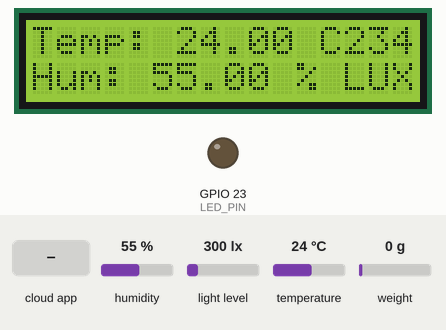
This program was run on a simulated ESP32. Parts: 16×2 character LCD, output pins drawn as LEDs (lit = HIGH). The inputs (shaded band) are chosen by the test bench; at power-on: humidity 55 %, temperature 24 °C, light level 300 lx, weight on the scale 0 g. WiFi joins after 1.5 s; servers stay silent unless stated; the Firebase database answers and starts empty; pins used as bus, display or sensor lines are not drawn; what the program prints to the serial monitor is not drawn.

Above: at 5.0 s.
5.1 s: the phone or cloud app sets brightness to 1
At 6.3 s:
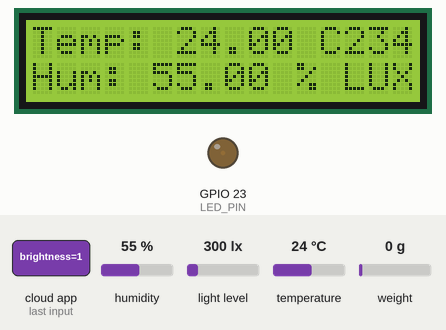
7.1 s: humidity set to 22 %
At 9.8 s:
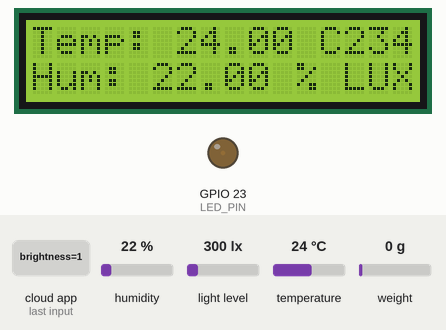
10.1 s: temperature set to 12 °C
At 11.4 s:
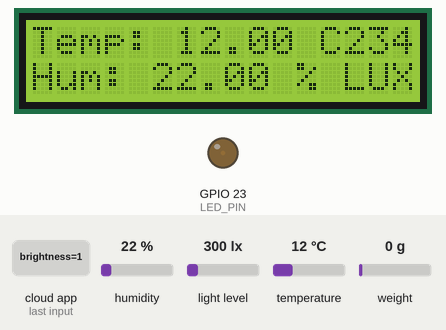
12.2 s: humidity set to 40 %
At 14.0 s:
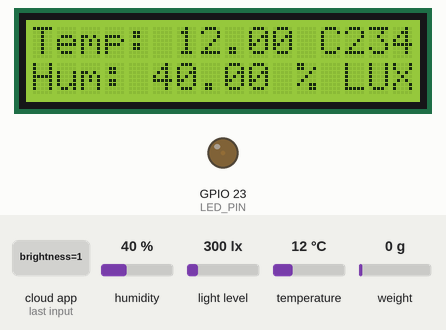
14.3 s: temperature set to 19 °C
At 15.4 s:
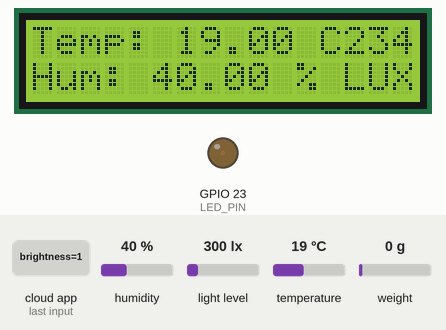
16.4 s: the phone or cloud app sets brightness to 0
At 19.5 s:
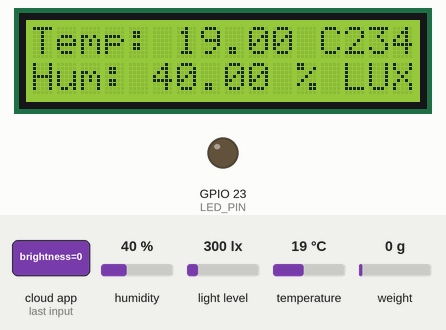
Timing chart, 0 to 20.7 s (numbered marks = the images above; inputs shaded):
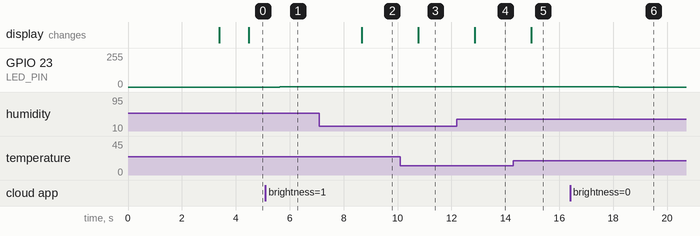

Measured:
- after the input at 5.1 s, GPIO 23 (LED_PIN): 0/255 → 1/255 after 0.54 s
- after the input at 7.1 s, the display: changes after 1.6 s (image 2)
- after the input at 10.1 s, the display: changes after 0.67 s (image 3)
- after the input at 12.2 s, the display: changes after 0.67 s (image 4)
- after the input at 14.3 s, the display: changes after 0.66 s (image 5)
- after the input at 16.4 s, GPIO 23 (LED_PIN): 1/255 → 0/255 after 1.8 s

The program:

main.cpp
```cpp
#include <Arduino.h>
#include "connectWiFi.h"
#include "firebaseHandler.h"
#include "ledControl.h"
#include "moistDevice.h"
#include "dhtsensor.h"
#include "sendData.h"
#include "lightsensor.h"
#include "loadCell.h"
#include "deviceConfig.h"
#include "deviceRegistration.h"
#include <LiquidCrystal_I2C.h>

LiquidCrystal_I2C lcd(0x27, 16, 2);
float temperature, humidity, light, compostLevel;
void setup() {
    Serial.begin(115200);
    connectToWiFi();  // Connect to Wi-Fi
    initializeFirebase();  // Initialize Firebase

    // Register device in Firebase
    registerDevice();

    // Setup devices
    setupLED();  // Setup LED control
    setupMoistDevice();
    setupLightSensor();  // Setup light sensor
    setupSensor();  // Setup temperature and humidity sensor
    setupLoadCell();  // Setup load cell sensor

    // Initialize LCD
    lcd.init();
    lcd.backlight();
    lcd.setCursor(0, 0);
    lcd.print("Device: ");
    lcd.print(DEVICE_ID);
    lcd.setCursor(0, 1);
    lcd.print("Initialized");

    Serial.print("Device ");
    Serial.print(DEVICE_ID);
    Serial.println(" initialized");
}

void loop() {
    // Stream data from Firebase using WebSocket

    // Generate random test data
    streamFirebaseData();
    temperature = readTemperature();
    humidity = readHumidity();
    light = readLightIntensity();

   // Read compost level from load cell
    // Print sensor data to Serial Monitor
    if (temperature != -1 && humidity != -1 && light != -1) {
        Serial.print("Temperature: ");
        Serial.print(temperature);
        Serial.print(" C, Humidity: ");
        Serial.print(humidity);
        Serial.print(" %, Light: ");
        Serial.print(light);
        Serial.println(" %");

        // Send sensor data to Firebase
        sendSensorData(temperature, humidity, light);
    } else {
        Serial.println("Error reading sensor data!");
    }

    // Send sensor data to Firebase


    // Display temperature and humidity on the first line of the LCD
    lcd.setCursor(0, 0);
    lcd.print("Temp: ");
    lcd.print(temperature);
    lcd.print(" C");

    // Display humidity and compost level on the second line of the LCD
    lcd.setCursor(0, 1);
    lcd.print("Hum: ");
    lcd.print(humidity);
    lcd.print(" %");
    lcd.print(" LUX:");
    lcd.print(light);
    lcd.print(" %");
    delay(1000);  // Wait for 5 seconds before sending new data

}
```

connectWiFi.h
```cpp
#ifndef CONNECTWIFI_H
#define CONNECTWIFI_H

#include <WiFi.h>

#define WIFI_SSID "ABC"
#define WIFI_PASSWORD "zzom5037"

void connectToWiFi() {
    WiFi.begin(WIFI_SSID, WIFI_PASSWORD);

    Serial.print("Connecting to WiFi...");
    while (WiFi.status() != WL_CONNECTED) {
        delay(1000);
        Serial.print(".");
    }
    Serial.println("Connected to WiFi!");
}

#endif
```

dhtsensor.h
```cpp
#ifndef DHTSENSOR_H
#define DHTSENSOR_H

#include <Arduino.h>
#include <DHT.h>

#define DHT_PIN  4       // GPIO connected to the DHT sensor
#define DHT_TYPE DHT22    // Change to DHT11 if using DHT11 sensor
 // Midpoint voltage for ACS712 (VCC/2)

DHT dht(DHT_PIN, DHT_TYPE);

void setupSensor() {
    dht.begin();
}

float readTemperature() {
  float temperature = dht.readTemperature();
  if (isnan(temperature)) {
      Serial.println("Failed to read humidity!");
      return -1;
  }
  return temperature;
}

float readHumidity() {
    float humidity = dht.readHumidity();
    if (isnan(humidity)) {
        Serial.println("Failed to read humidity!");
        return -1;
    }
    return humidity;
}

#endif
```

firebaseHandler.h
```cpp
#ifndef FIREBASEHANDLER_H
#define FIREBASEHANDLER_H

#include <FirebaseESP32.h>
#include "ledControl.h"
#include "moistDevice.h"
#include "deviceConfig.h"

#define FIREBASE_HOST "https://superbsf-default-rtdb.firebaseio.com"
#define FIREBASE_AUTH "vc351DndiRORfNozcY8vYfORz7IDO76AjD0cBrS0E"

FirebaseData fbData;
FirebaseAuth auth;
FirebaseConfig config;

void initializeFirebase() {
    config.host = FIREBASE_HOST;
    config.signer.tokens.legacy_token = FIREBASE_AUTH;
    Firebase.begin(&config, &auth);
    Firebase.reconnectWiFi(true);

    // Set the size of the HTTP response buffer
    fbData.setBSSLBufferSize(1024, 1024);

    // Set the size of the response buffer
    fbData.setResponseSize(2048);

    Serial.println("Firebase initialized");
}

// Function to stream data from Firebase using WebSocket
void streamFirebaseData() {
    String configPath = getConfigPath();

    // Get brightness
    String brightnessPath = configPath;
    brightnessPath += String("/brightness");
    if (Firebase.getInt(fbData, brightnessPath)) {
        if (fbData.dataType() == "int") {
            int brightness = fbData.intData();
            Serial.print("Brightness from Firebase: ");
            Serial.println(brightness);
            setLEDBrightness(brightness);
        }
    }

    // Get moist device state
    String moistPath = configPath;
    moistPath += String("/moist_device");
    if (Firebase.getInt(fbData, moistPath)) {
        if (fbData.dataType() == "int") {
            int moistState = fbData.intData();
            Serial.print("Moist Device State from Firebase: ");
            Serial.println(moistState);
            controlMoistDevice(moistState);
        }
    }

    // Get compost state
    String compostPath = configPath;
    compostPath += String("/compost_state");
    if (Firebase.getInt(fbData, compostPath)) {
        if (fbData.dataType() == "int") {
            int compostState = fbData.intData();
            Serial.print("Compost State from Firebase: ");
            Serial.println(compostState);
            // Assuming you have a function to control compost state
            // controlCompostState(compostState);
        }
    }
}

#endif
```

ledControl.h
```cpp
#ifndef LEDCONTROL_H
#define LEDCONTROL_H

#include <Arduino.h>  // Include Arduino core library for pinMode and analogWrite

#define LED_PIN 23  // GPIO pin for the LED

void setupLED() {
    pinMode(LED_PIN, OUTPUT);  // Set LED pin as an output
}

void setLEDBrightness(int brightness) {
    analogWrite(LED_PIN, brightness);  // Set the brightness using PWM
}


#endif
```

lightsensor.h
```cpp
#ifndef LIGHTSENSOR_H
#define LIGHTSENSOR_H

#include <Arduino.h>
#include <Wire.h>
#include <BH1750.h>    // Include BH1750 library


BH1750 lightMeter;

void setupLightSensor() {
    Wire.begin();
    lightMeter.begin();
}

float readLightIntensity() {
    float lux = lightMeter.readLightLevel(); // Read light level in lux
    Serial.print("Light: ");
    Serial.print(lux);
    Serial.println(" lx");
    return lux;
}

#endif
```

loadCell.h
```cpp
#ifndef LOADCELL_H
#define LOADCELL_H

#include <Arduino.h>
#include "HX711.h"

// HX711 circuit wiring
#define LOADCELL_DOUT_PIN 16
#define LOADCELL_SCK_PIN 17

HX711 scale;

void setupLoadCell() {
    Serial.println("Initializing load cell...");
    scale.begin(LOADCELL_DOUT_PIN, LOADCELL_SCK_PIN);
    scale.set_scale(2280.f);
    scale.tare();
    Serial.println("Load cell initialized");
}

float readCompostLevel() {
    // Read the raw value from the load cell
    float rawReading = scale.get_units(10);  // Average of 10 readings

    // Convert the raw reading to a percentage
    float maxWeight = 1000.0;  // Adjust this value based on your setup
    float compostLevel = (rawReading / maxWeight) * 100.0;

    // Ensure the value is between 0 and 100
    compostLevel = constrain(compostLevel, 0.0, 100.0);

    Serial.print("Raw reading: ");
    Serial.print(rawReading);
    Serial.print(" g, Compost level: ");
    Serial.print(compostLevel);
    Serial.println(" %");

    return compostLevel;
}

#endif 
```

moistDevice.h
```cpp
#ifndef MOISTDEVICE_H
#define MOISTDEVICE_H

#include <Arduino.h>  // Include Arduino library for pinMode and digitalWrite
#define MIST_PIN 19  // GPIO pin for the mist-making device

void setupMoistDevice() {
    pinMode(MIST_PIN, OUTPUT);
    //digitalWrite(MIST_PIN, LOW);  // Set mist device pin as an output
}

void controlMoistDevice(int moistState) {
    if (moistState == 1) {
        digitalWrite(MIST_PIN, LOW);
        digitalWrite(MIST_PIN, HIGH);
           // Turn on the mist device
    } else {
        digitalWrite(MIST_PIN, HIGH);
        digitalWrite(MIST_PIN, LOW);
          // Turn off the mist device
    }
}

#endif
```

sendData.h
```cpp
#ifndef SENDDATA_H
#define SENDDATA_H

#include <FirebaseESP32.h>
#include "deviceConfig.h"

extern FirebaseData fbData;

// Function to send Temperature & Humidity data to Firebase
void sendSensorData(float temperature, float humidity, float light) {
    String sensorDataPath = getSensorDataPath();

    // Send temperature data
    if (temperature != -1) {
        String tempPath = sensorDataPath;
        tempPath += String("/temperature");
        if (Firebase.setFloat(fbData, tempPath, temperature)) {
            Serial.print("Temperature Sent: ");
            Serial.println(temperature);
        } else {
            String errorMsg = String("Firebase Temp Error: ");
            errorMsg += fbData.errorReason();
            Serial.println(errorMsg);
        }
    }

    // Send humidity data
    if (humidity != -1) {
        String humidityPath = sensorDataPath;
        humidityPath += String("/humidity");
        if (Firebase.setFloat(fbData, humidityPath, humidity)) {
            Serial.print("Humidity Sent: ");
            Serial.println(humidity);
        } else {
            String errorMsg = String("Firebase Humidity Error: ");
            errorMsg += fbData.errorReason();
            Serial.println(errorMsg);
        }
    }

    // Send light data
    if (light != -1) {
        String lightPath = sensorDataPath;
        lightPath += String("/light");
        if (Firebase.setFloat(fbData, lightPath, light)) {
            Serial.print("Light Sent: ");
            Serial.println(light);
        } else {
            String errorMsg = String("Firebase Light Error: ");
            errorMsg += fbData.errorReason();
            Serial.println(errorMsg);
        }
    }

    // Update timestamp
    String timestampPath = sensorDataPath;
    timestampPath += String("/createdAt");
    if (Firebase.setInt(fbData, timestampPath, millis())) {
        Serial.println("Timestamp updated");
    } else {
        String errorMsg = String("Firebase Timestamp Error: ");
        errorMsg += fbData.errorReason();
        Serial.println(errorMsg);
    }
}

// Function to send compost level data to Firebase
void sendCompostLevelData(float compostLevel) {
    if (compostLevel != -1) {
        String sensorDataPath = getSensorDataPath();
        String compostPath = sensorDataPath;
        compostPath += String("/compose_level");

        if (Firebase.setFloat(fbData, compostPath, compostLevel)) {
            Serial.print("Compost Level Sent: ");
            Serial.println(compostLevel);
        } else {
            String errorMsg = String("Firebase Compost Level Error: ");
            errorMsg += fbData.errorReason();
            Serial.println(errorMsg);
        }
    }
}

#endif
```

deviceConfig.h
```cpp
#ifndef DEVICE_CONFIG_H
#define DEVICE_CONFIG_H

#include <Arduino.h>
#include <FirebaseESP32.h>

// Hardcoded device ID - Change this for each ESP device
// For the first ESP device, use "esp1"
// For the second ESP device, use "esp2"
#define DEVICE_ID "egg-1234"

// Function to get the device path in Firebase
String getDevicePath() {
    String path = String("devices/");
    path += DEVICE_ID;
    return path;
}

// Function to get the config path in Firebase
String getConfigPath() {
    String path = getDevicePath();
    path += String("/config");
    return path;
}

// Function to get the sensor data path in Firebase
String getSensorDataPath() {
    String path = getDevicePath();
    path += String("/sensor_data");
    return path;
}

#endif // DEVICE_CONFIG_H 
```

deviceRegistration.h
```cpp
#ifndef DEVICE_REGISTRATION_H
#define DEVICE_REGISTRATION_H

#include <Arduino.h>
#include <FirebaseESP32.h>
#include "deviceConfig.h"

extern FirebaseData fbData;

// Register device in Firebase if not already registered
bool registerDevice() {
    String devicePath = getDevicePath();

    // Check if device already exists
    if (Firebase.getJSON(fbData, devicePath)) {
        Serial.println("Device already registered");
        return true;
    }

    // Create device entry
    FirebaseJson json;
    json.set("name", String("ESP Device ") + DEVICE_ID);
    json.set("createdAt", millis());

    // Create config entry
    FirebaseJson configJson;
    configJson.set("brightness", 50);
    configJson.set("moist_device", false);
    configJson.set("compost_state", false);
    json.set("config", configJson);

    // Create sensor_data entry
    FirebaseJson sensorDataJson;
    sensorDataJson.set("temperature", 0);
    sensorDataJson.set("humidity", 0);
    sensorDataJson.set("light", 0);
    sensorDataJson.set("compose_level", 0);
    sensorDataJson.set("createdAt", millis());
    json.set("sensor_data", sensorDataJson);

    // Set device data
    if (Firebase.setJSON(fbData, devicePath, json)) {
        Serial.println("Device registered successfully");
        return true;
    } else {
        String errorMsg = String("Failed to register device: ");
        errorMsg += fbData.errorReason();
        Serial.println(errorMsg);
        return false;
    }
}

#endif // DEVICE_REGISTRATION_H 
```
